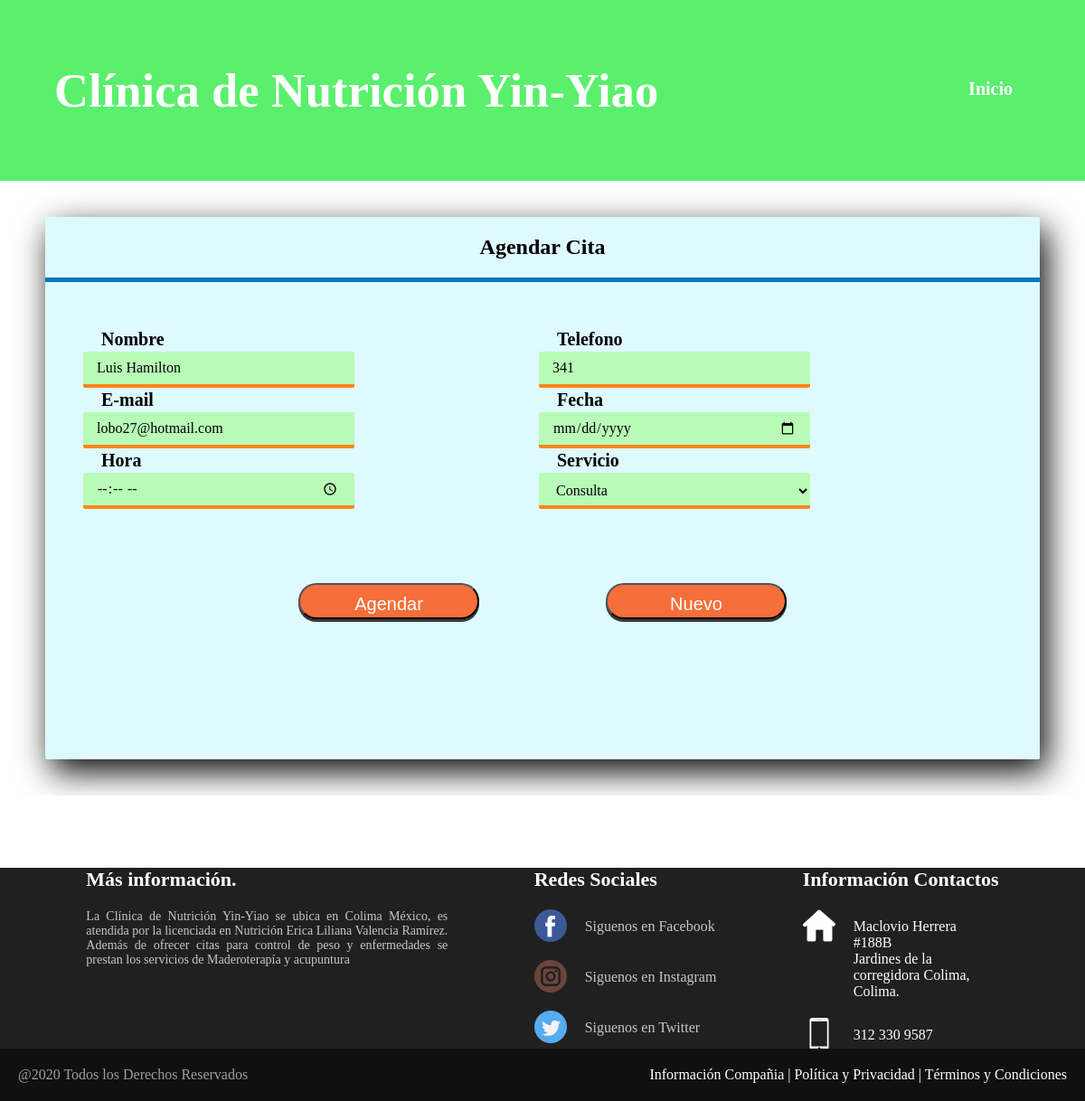
The page /clinica/agendar-cita.php?IdPaciente=1 on the database its author committed.
### tables this page shows
CREATE TABLE `pacientes` (
  `IdPaciente` int(11) NOT NULL,
  `Nombre` text NOT NULL,
  `Escolaridad` text NOT NULL,
  `Genero` text NOT NULL,
  `Fechanac` date NOT NULL,
  `Estado` text NOT NULL,
  `Ciudad` text NOT NULL,
  `Direccion` text NOT NULL,
  `Telefono` text NOT NULL,
  `email` text NOT NULL,
  `Actlabo` text NOT NULL,
  `Descripcion` text NOT NULL,
  `Vegetariano` text NOT NULL,
  `Nivelestres` text NOT NULL,
  `Actdepor` text NOT NULL,
  `Motivoconsu` text NOT NULL,
  `Sangre` text NOT NULL,
  `Patologias` text NOT NULL,
  `Antecedentes` text NOT NULL,
  `Cirugias` text NOT NULL,
  `Alergia` text NOT NULL,
  `Vacunas` text NOT NULL,
  `Cigarro` text NOT NULL,
  `Alcohol` text NOT NULL,
  `Drogas` text NOT NULL,
  `Frecuenciac` text NOT NULL,
  `Frecuenciaa` text NOT NULL,
  `Frecuenciad` text NOT NULL,
  `Cantidadc` text NOT NULL,
  `Cantidada` text NOT NULL,
  `Cantidadd` text NOT NULL,
  `Estatura` double NOT NULL,
  `Peso` double NOT NULL,
  `Factoracti` text NOT NULL,
  `Grasatot` double NOT NULL,
  `Grasasup` double NOT NULL,
  `Grasainf` double NOT NULL,
  `Grasavis` double NOT NULL,
  `Libregrasa` double NOT NULL,
  `Masamus` double NOT NULL,
  `Pesoos` double NOT NULL,
  `Aguacorp` double NOT NULL,
  `Edadmet` int(11) NOT NULL
);

### clinica/agendar-cita.php (the view, shortened to what this page needs)
<?php
require 'conexion.php';
$IdPaciente=$_GET['IdPaciente'];
$sql = "SELECT * FROM pacientes WHERE  IdPaciente='$IdPaciente'";
$result = mysqli_query($mysqliConect,$sql);
$mostrar=mysqli_fetch_array($result);
?>
  <!DOCTYPE html>
  <html lang="en" xmlns="http://www.w3.org/1999/xhtml">
  <head>
    <link rel="stylesheet" href="css/estilos.css" />
</head>
<body>
    <header class="">
        <div class="wrapper">
            <div class="logo">
                <h3>Clínica de Nutrición Yin-Yiao</h3>
            </div>
            <nav>
               <a href="inicio.html">Inicio</a>
           </nav>
       </div>
   </header>
   <center>
    <form name="alimentos" method="post" class="contenido" action="citas.php">
        <div class="borde-redondeado">
            <h2 class="let" style="margin: 20px;">Agendar Cita</h2>
            <div class="linea"></div>
            <section class="personal">
                <table class="tab-datos">
                    <tr>
                        <td><label>Nombre</label></td>
                        <td><label>Telefono</label></td>
                    </tr>
                    <tr>
                        <td><input value="<?php echo $mostrar['Nombre'] ?>" class="txt" type="text" name="Nombre" placeholder="Nombre" disabled></td>
                        <td><input value="<?php echo $mostrar['Telefono'] ?>" type="tel" class="txt" name="tel" placeholder="Telefono" disabled></td>
                    </tr>
                    <tr>
                        <td><label>E-mail</label></td>
                        <td><label>Fecha</label></td>
                    </tr>
                    <tr>
                        <td><input value="<?php echo $mostrar['email'] ?>" class="txt" type="email" name="email" placeholder="email" disabled></td>
                        <td> <input type="date" class="txt" name="fecha" placeholder="" required></td>
                    </tr>
                    <tr>
                        <td><label>Hora</label></td>
                        <td><label>Servicio</label></td>
                    </tr>
                    <tr>
                        <td><input class="txt" type="time" name="hora" placeholder="" required></td>
                        <td><select name="servicio" class="txt" style="color: black">
                            <option value="Consulta" style="color: black">Consulta</option>
                        </select></td>
                    </tr>
                </table>
            </section>
            <div class="btns">
                <input class="btn" type="submit" name="" value="Agendar">
                <input class="btn" type="reset" name="" value="Nuevo">
            </div>
        </div>
    </form>
</center>
<footer>
    <div class="C-footer">
        <div class="col1">
            <h1>Más información.</h1>
            <p>
                La Clínica de Nutrición Yin-Yiao se ubica en Colima México, es atendida por la licenciada en Nutrición Erica Liliana Valencia Ramírez. Además de ofrecer citas para control de peso y enfermedades se prestan los servicios de Maderoterapía y acupuntura
            </p>
        </div>
        <div class="col2">
            <h1>Redes Sociales</h1>
            <div class="row">
                <img src="img/facebook.png" />
                <label>Siguenos en Facebook</label>
            </div>
            <div class="row">
                <img src="img/instagram.png" />
                <label>Siguenos en Instagram</label>
            </div>
            <div class="row">
                <img src="img/twitter.png" />
                <label>Siguenos en Twitter</label>
            </div>
        </div>
        <div class="col3">
            <h1>Información Contactos</h1>
            <div class="row2">
                <br><br>
                <img src="img/house.png" />
                <label>
                    Maclovio Herrera #188B
                    <br>
                    Jardines de la corregidora
                    Colima, Colima.
                </label>
            </div>
            <div class="row2">
                <img src="img/tel.png" />
                <label>312 330 9587</label>
            </div>
            <div class="row2">
                <label>erica_conc@hotmail.com</label>
            </div>
        </div>
    </div>
    <div class="final">
        <div class="derechos">
            @2020 Todos los Derechos Reservados
        </div>
        <div class="informacion">
            Información Compañia | Política y Privacidad | Términos y Condiciones
        </div>
    </div>
</footer>
</body>
</html>

### clinica/css/estilos.css (style rules this page uses)
* { margin:0;padding:0; }
body { background:url("fondo10.jpg"); background-repeat: no-repeat; background-attachment: fixed; background-size:cover; font-family:'Century Gothic'; max-height: : 700px; }
header { position:fixed; width:100%; overflow:hidden; background-color:rgba(49,235,72,.80); }
.wrapper { width:90%; max-width:1800px; margin:auto; overflow:hidden; }
header .logo { color:rgba(64,241,85,0.80); font-size:45px; line-height:200px; float:left; }
header h3 { color:white; }
header nav { float:right; line-height:200px; }
header nav a { display:inline-block; color:white; text-decoration:none; padding:10px 20px; line-height:normal; font-size:20px; font-weight:bold; -webkit-transition:all 500ms ease; -o-transition:all 500ms ease; transition:all 500ms ease; }
.contenido { padding-top:200px; overflow:auto; }
* { margin: 0; padding: 0; box-sizing: border-box; }
.personal { width: 1200px; max-width: 100%; padding: 20px; margin-right: 20px; left: 40px; display: flex; justify-content: space-between; }
.tab-datos { position: center; width: 1050px; margin: 30px; margin-top: 10px; margin-left: 20px; }
.borde-redondeado { width: 1100px; height: 600px; background: rgba(162,241,254,0.35); border-radius: 2px; box-shadow: 7px 13px 37px #000; overflow: auto; margin-top: 40px; margin-bottom: 40px; }
.contenido label { font-weight:bolder; margin-top: 10px; margin-left: 20px; color: black; font-size: 20px; }
.btn { background: #f56f3a; color: white; display: inline-block; font-size: 20px; margin: 20px; padding: 10px 0; text-align: center; text-decoration: none; box-shadow: 0 3px 0 #373c3c; height: 40px; width: 200px; border-radius: 20px; }
.txt { height: 40px; outline: none; background: rgba(159, 252, 136, 0.60); display: block; width: 300px; padding: 10px 15px; color: black; border:none; border-radius: 2px; border-bottom: 4px solid #ff851b; font-family: Century Gothic; font-size: 16px; font-weight: normal; }
.btns { width: 600px; display: flex; justify-content: space-between; padding: 10px; }
.row img { width: 36px; height: 36px; }
.row label { margin-top: 10px; margin-left: 20px; color: #c7c7c7; }
.linea { border-top: 5px solid #0077C0; margin-bottom: 20px; }
footer { background: #202020; width: 100%; color: white; margin-top: 80px; }
.C-footer { display: flex; justify-content: space-evenly; }
.col1 { max-width: 400px; }
.col1 h1 { font-size: 22px; }
.col1 p { font-size: 14px; color: #c7c7c7; margin-top: 20px; text-align: justify; }
.row2 img { width: 200px; height: 200px; }
.col2 { max-width: 400px; }
.col2 h1 { font-size: 22px; }
.col2 .row { margin-top: 20px; display: flex; }
.col3 { max-width: 400px; }
.col3 h1 { font-size: 22px; }
.row2 { margin-top: 20px; display: flex; }
.row2 img { width: 36px; height: 36px; }
.row2 label { margin-top: 10px; margin-left: 20px; max-width: 150px; }
.final { width: 100%; margin-top: 20px; bottom: 0; position: fixed; background: #101010; display: flex; justify-content: space-between; padding: 20px; }
.derechos { color: #c7c7c7c7; }

### rows shown on the page
pacientes: Nombre "Luis Hamilton", tel "341", email "lobo27@hotmail.com"
